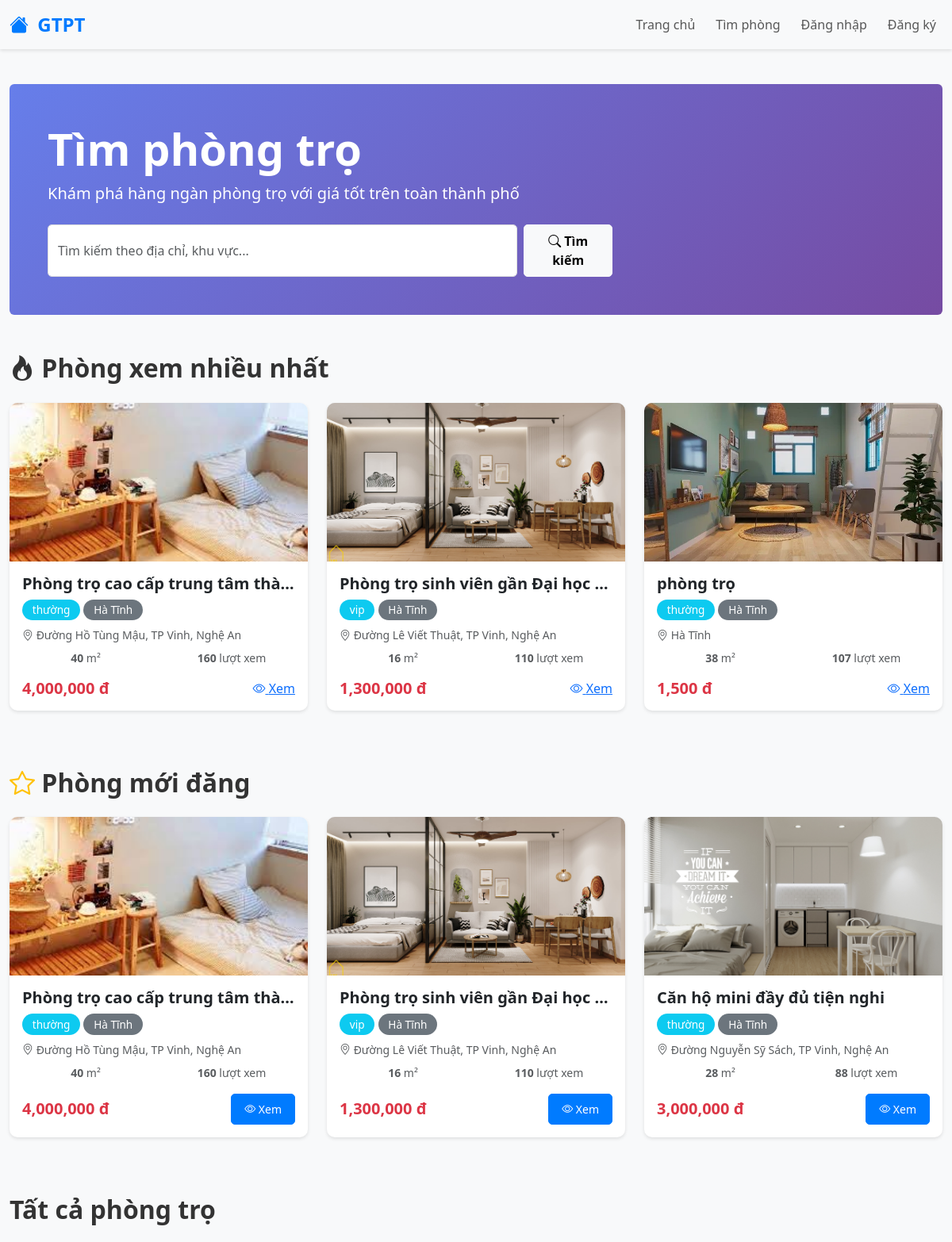
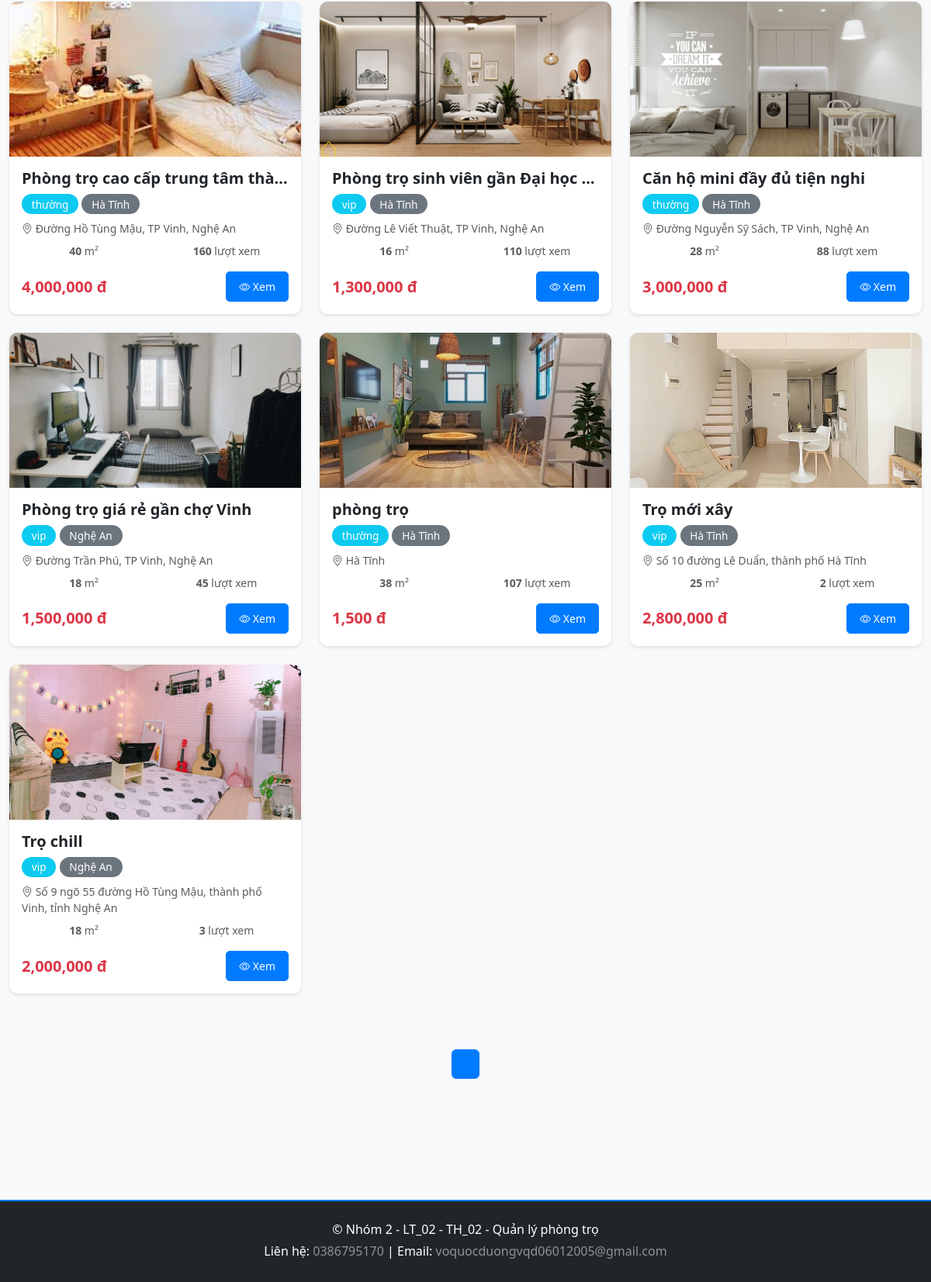
The page / on the database its author committed (2 pictures, top to bottom).
### tables this page shows
CREATE TABLE `motel` (
  `ID` int(10) NOT NULL,
  `title` varchar(255) NOT NULL,
  `description` text NOT NULL,
  `price` int(11) NOT NULL,
  `area` int(11) NOT NULL,
  `count_view` int(11) NOT NULL,
  `address` varchar(255) NOT NULL,
  `latlng` varchar(255) NOT NULL,
  `images` varchar(255) NOT NULL,
  `user_id` int(10) NOT NULL,
  `category_id` int(11) NOT NULL,
  `district_id` int(11) NOT NULL,
  `utilities` varchar(255) NOT NULL,
  `created_at` timestamp NOT NULL DEFAULT current_timestamp() ON UPDATE current_timestamp(),
  `phone` varchar(255) NOT NULL,
  `approve` int(11) NOT NULL
);

CREATE TABLE `category` (
  `ID` int(11) NOT NULL,
  `Name` varchar(255) NOT NULL
);

CREATE TABLE `districts` (
  `ID` int(10) NOT NULL,
  `Name` varchar(255) NOT NULL
);

### index.php (the view, shortened to what this page needs)
<?php
include 'config/connect.php';
$page = isset($_GET['page']) ? (int)$_GET['page'] : 1;
$items_per_page = 9;
$offset = ($page - 1) * $items_per_page;
try {
    $sql_count = "SELECT COUNT(*) as total FROM motel WHERE approve = 1";
    $result_count = $conn->query($sql_count);
    $total_motels = $result_count->fetch()['total'];
    $total_pages = ceil($total_motels / $items_per_page);
    $sql = "SELECT m.*, u.name as user_name, u.phone as user_phone, d.name as district_name, c.name as category_name
            FROM motel m
            JOIN users u ON m.user_id = u.id
            JOIN districts d ON m.district_id = d.id
            JOIN category c ON m.category_id = c.id
            WHERE m.approve = 1
            ORDER BY m.created_at DESC
            LIMIT ? OFFSET ?";
    $stmt = $conn->prepare($sql);
    $stmt->bindParam(1, $items_per_page, PDO::PARAM_INT);
    $stmt->bindParam(2, $offset, PDO::PARAM_INT);
    $stmt->execute();
    $motels = $stmt->fetchAll();
    $sql_top = "SELECT m.*, u.name as user_name, d.name as district_name, c.name as category_name
                FROM motel m
                JOIN users u ON m.user_id = u.id
                JOIN districts d ON m.district_id = d.id
                JOIN category c ON m.category_id = c.id
                WHERE m.approve = 1
                ORDER BY m.count_view DESC
                LIMIT 3";
    $result_top = $conn->query($sql_top);
    $top_motels = $result_top->fetchAll();
    $sql_new = "SELECT m.*, u.name as user_name, d.name as district_name, c.name as category_name
                FROM motel m
                JOIN users u ON m.user_id = u.id
                JOIN districts d ON m.district_id = d.id
                JOIN category c ON m.category_id = c.id
                WHERE m.approve = 1
                ORDER BY m.created_at DESC
                LIMIT 3";
    $result_new = $conn->query($sql_new);
    $new_motels = $result_new->fetchAll();
} catch (PDOException $e) {
    die("Lỗi: " . $e->getMessage());
}
?>
<?php include 'includes/header.php'; ?>
<div class="container-fluid py-4">
    <div class="row mb-5">
        <div class="col-12">
            <div class="bg-primary text-white p-5 rounded" style="background: linear-gradient(135deg, #667eea 0%, #764ba2 100%);">
                <h1 class="display-4 fw-bold mb-2">Tìm phòng trọ</h1>
                <p class="lead mb-4">Khám phá hàng ngàn phòng trọ với giá tốt trên toàn thành phố</p>
                <div class="row">
                    <div class="col-md-8">
                        <form method="GET" action="/Case_Study/motel/search.php" class="d-flex">
                            <input
                                type="text"
                                name="keyword"
                                class="form-control me-2"
                                placeholder="Tìm kiếm theo địa chỉ, khu vực..."
                                style="border-radius: 5px;"
                            >
                            <button class="btn btn-light fw-bold" type="submit" style="border-radius: 5px;">
                                <i class="bi bi-search"></i> Tìm kiếm
                            </button>
                        </form>
                    </div>
                </div>
            </div>
        </div>
    </div>
    <div class="row mb-5">
        <div class="col-12">
            <h2 class="fw-bold mb-4">
                <i class="bi bi-fire text i-orange"></i> Phòng xem nhiều nhất
            </h2>
            <div class="row">
                <?php foreach ($top_motels as $motel): ?>
                    <div class="col-md-4 mb-4">
                        <div class="card h-100 shadow-sm" style="border-radius: 10px; overflow: hidden;">
                            <div style="height: 200px; background: #e9ecef; display: flex; align-items: center; justify-content: center;">
                                <?php if (!empty($motel['images']) && file_exists('uploads/' . $motel['images'])): ?>
                                    <img src="uploads/<?php echo htmlspecialchars($motel['images']); ?>" alt="<?php echo htmlspecialchars($motel['title']); ?>" style="width: 100%; height: 100%; object-fit: cover;">
                                <?php else: ?>
                                    <i class="bi bi-image text-muted" style="font-size: 3rem;"></i>
                                <?php endif; ?>
                            </div>
                            <div class="card-body">
                                <h5 class="card-title fw-bold text-truncate"><?php echo htmlspecialchars($motel['title']); ?></h5>
                                <div class="mb-2">
                                    <span class="badge bg-info"><?php echo htmlspecialchars($motel['category_name']); ?></span>
                                    <span class="badge bg-secondary"><?php echo htmlspecialchars($motel['district_name']); ?></span>
                                </div>
                                <p class="text-muted small mb-2">
                                    <i class="bi bi-geo-alt"></i> <?php echo htmlspecialchars($motel['address']); ?>
                                </p>
                                <div class="row text-center text-muted small mb-3">
                                    <div class="col">
                                        <strong><?php echo number_format($motel['area']); ?></strong> m²
                                    </div>
                                    <div class="col">
                                        <strong><?php echo $motel['count_view']; ?></strong> lượt xem
                                    </div>
                                </div>
                                <div class="d-flex justify-content-between align-items-center">
                                    <h5 class="text-danger fw-bold mb-0">
                                        <?php echo number_format($motel['price']); ?> đ
                                    </h5>
                                    <a href="./motel/detail.php?id=<?php echo $motel['ID']; ?>">
                                        <i class="bi bi-eye"></i> Xem
                                    </a>
                                </div>
                            </div>
                        </div>
                    </div>
                <?php endforeach; ?>
            </div>
        </div>
    </div>
    <div class="row mb-5">
        <div class="col-12">
            <h2 class="fw-bold mb-4">
                <i class="bi bi-star" style="color: #ffc107;"></i> Phòng mới đăng
            </h2>
            <div class="row">
                <?php foreach ($new_motels as $motel): ?>
                    <div class="col-md-4 mb-4">
                        <div class="card h-100 shadow-sm" style="border-radius: 10px; overflow: hidden;">
                            <div style="height: 200px; background: #e9ecef; display: flex; align-items: center; justify-content: center;">
                                <?php if (!empty($motel['images']) && file_exists('uploads/' . $motel['images'])): ?>
                                    <img src="uploads/<?php echo htmlspecialchars($motel['images']); ?>" alt="<?php echo htmlspecialchars($motel['title']); ?>" style="width: 100%; height: 100%; object-fit: cover;">
                                <?php else: ?>
                                    <i class="bi bi-image text-muted" style="font-size: 3rem;"></i>
                                <?php endif; ?>
                            </div>
                            <div class="card-body">
                                <h5 class="card-title fw-bold text-truncate"><?php echo htmlspecialchars($motel['title']); ?></h5>
                                <div class="mb-2">
                                    <span class="badge bg-info"><?php echo htmlspecialchars($motel['category_name']); ?></span>
                                    <span class="badge bg-secondary"><?php echo htmlspecialchars($motel['district_name']); ?></span>
                                </div>
                                <p class="text-muted small mb-2">
                                    <i class="bi bi-geo-alt"></i> <?php echo htmlspecialchars($motel['address']); ?>
                                </p>
                                <div class="row text-center text-muted small mb-3">
                                    <div class="col">
                                        <strong><?php echo number_format($motel['area']); ?></strong> m²
                                    </div>
                                    <div class="col">
                                        <strong><?php echo $motel['count_view']; ?></strong> lượt xem
                                    </div>
                                </div>
                                <div class="d-flex justify-content-between align-items-center">
                                    <h5 class="text-danger fw-bold mb-0">
                                        <?php echo number_format($motel['price']); ?> đ
                                    </h5>
                                    <a href="/Case_Study/motel/detail.php?id=<?php echo $motel['ID']; ?>" class="btn btn-sm btn-primary">
                                        <i class="bi bi-eye"></i> Xem
                                    </a>
                                </div>
                            </div>
                        </div>
                    </div>
                <?php endforeach; ?>
            </div>
        </div>
    </div>
    <div class="row mb-5">
        <div class="col-12">
            <h2 class="fw-bold mb-4">Tất cả phòng trọ</h2>
            <?php if (count($motels) > 0): ?>
                <div class="row">
                    <?php foreach ($motels as $motel): ?>
                        <div class="col-md-4 mb-4">
                            <div class="card h-100 shadow-sm" style="border-radius: 10px; overflow: hidden; transition: transform 0.3s;">
                                <div style="height: 200px; background: #e9ecef; display: flex; align-items: center; justify-content: center;">
                                    <?php if (!empty($motel['images']) && file_exists('uploads/' . $motel['images'])): ?>
                                        <img src="uploads/<?php echo htmlspecialchars($motel['images']); ?>" alt="<?php echo htmlspecialchars($motel['title']); ?>" style="width: 100%; height: 100%; object-fit: cover;">
                                    <?php else: ?>
                                        <i class="bi bi-image text-muted" style="font-size: 3rem;"></i>
                                    <?php endif; ?>
                                </div>
                                <div class="card-body">
                                    <h5 class="card-title fw-bold text-truncate"><?php echo htmlspecialchars($motel['title']); ?></h5>
                                    <div class="mb-2">
                                        <span class="badge bg-info"><?php echo htmlspecialchars($motel['category_name']); ?></span>
                                        <span class="badge bg-secondary"><?php echo htmlspecialchars($motel['district_name']); ?></span>
                                    </div>
                                    <p class="text-muted small mb-2">
                                        <i class="bi bi-geo-alt"></i> <?php echo htmlspecialchars($motel['address']); ?>
                                    </p>
                                    <div class="row text-center text-muted small mb-3">
                                        <div class="col">
                                            <strong><?php echo number_format($motel['area']); ?></strong> m²
                                        </div>
                                        <div class="col">
                                            <strong><?php echo $motel['count_view']; ?></strong> lượt xem
                                        </div>
                                    </div>
                                    <div class="d-flex justify-content-between align-items-center">
                                        <h5 class="text-danger fw-bold mb-0">
                                            <?php echo number_format($motel['price']); ?> đ
                                        </h5>
                                        <a href="/Case_Study/motel/detail.php?id=<?php echo $motel['ID']; ?>" class="btn btn-sm btn-primary">
                                            <i class="bi bi-eye"></i> Xem
                                        </a>
                                    </div>
                                </div>
                            </div>
                        </div>
                    <?php endforeach; ?>
                </div>
                <nav aria-label="Page navigation" class="mt-5">
                    <ul class="pagination justify-content-center">
                        <?php for ($i = max(1, $page - 2); $i <= min($total_pages, $page + 2); $i++): ?>
                            <?php if ($i == $page): ?>
                                <li class="page-item active">
                                    <span class="page-link"><?php echo $i; ?></span>
                                </li>
                            <?php else: ?>
                                <li class="page-item">
                                    <a class="page-link" href="?page=<?php echo $i; ?>"><?php echo $i; ?></a>
                                </li>
                            <?php endif; ?>
                        <?php endfor; ?>
                    </ul>
                </nav>
            <?php else: ?>
                <div class="alert alert-info text-center">
                    <i class="bi bi-info-circle"></i> Không có phòng trọ nào để hiển thị
                </div>
            <?php endif; ?>
        </div>
    </div>
</div>
<?php include 'includes/footer.php'; ?>

### rows shown on the page
motel: images (picture), title "Phòng trọ cao cấp trung tâm thà…", category.Name "thường", district.Name "Hà Tĩnh", address "Đường Hồ Tùng Mậu, TP Vinh, Nghệ An", area "40", count_view "160", price "4,000,000"
motel: images (picture), title "Phòng trọ sinh viên gần Đại học…", category.Name "vip", district.Name "Hà Tĩnh", address "Đường Lê Viết Thuật, TP Vinh, Nghệ An", area "16", count_view "110", price "1,300,000"
motel: images (picture), title "phòng trọ", category.Name "thường", district.Name "Hà Tĩnh", address "Hà Tĩnh", area "38", count_view "107", price "1,500"
motel: images (picture), title "Căn hộ mini đầy đủ tiện nghi", category.Name "thường", district.Name "Hà Tĩnh", address "Đường Nguyễn Sỹ Sách, TP Vinh, Nghệ An", area "28", count_view "88", price "3,000,000"
motel: images (picture), title "Phòng trọ giá rẻ gần chợ Vinh", category.Name "vip", district.Name "Nghệ An", address "Đường Trần Phú, TP Vinh, Nghệ An", area "18", count_view "45", price "1,500,000"
motel: images (picture), title "Trọ mới xây", category.Name "vip", district.Name "Hà Tĩnh", address "Số 10 đường Lê Duẩn, thành phố Hà Tĩnh", area "25", count_view "2", price "2,800,000"
motel: images (picture), title "Trọ chill", category.Name "vip", district.Name "Nghệ An", address "Số 9 ngõ 55 đường Hồ Tùng Mậu, thành phố Vinh, tỉnh Nghệ An", area "18", count_view "3", price "2,000,000"
